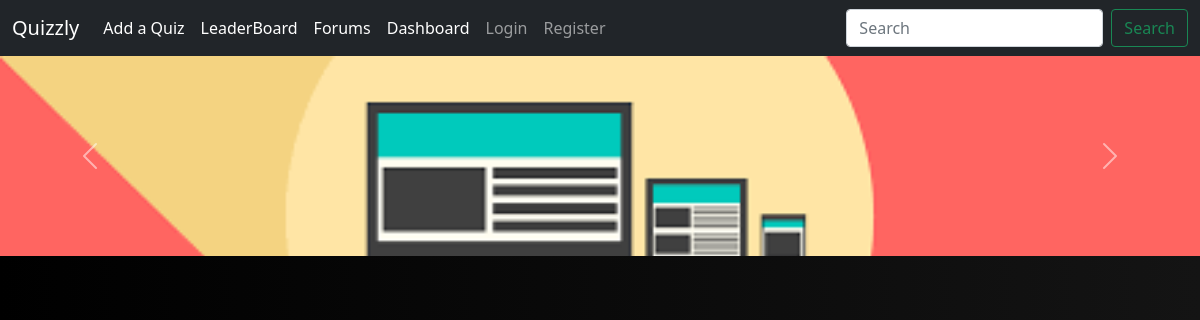
Before: /view_questions/4 with the older database file.
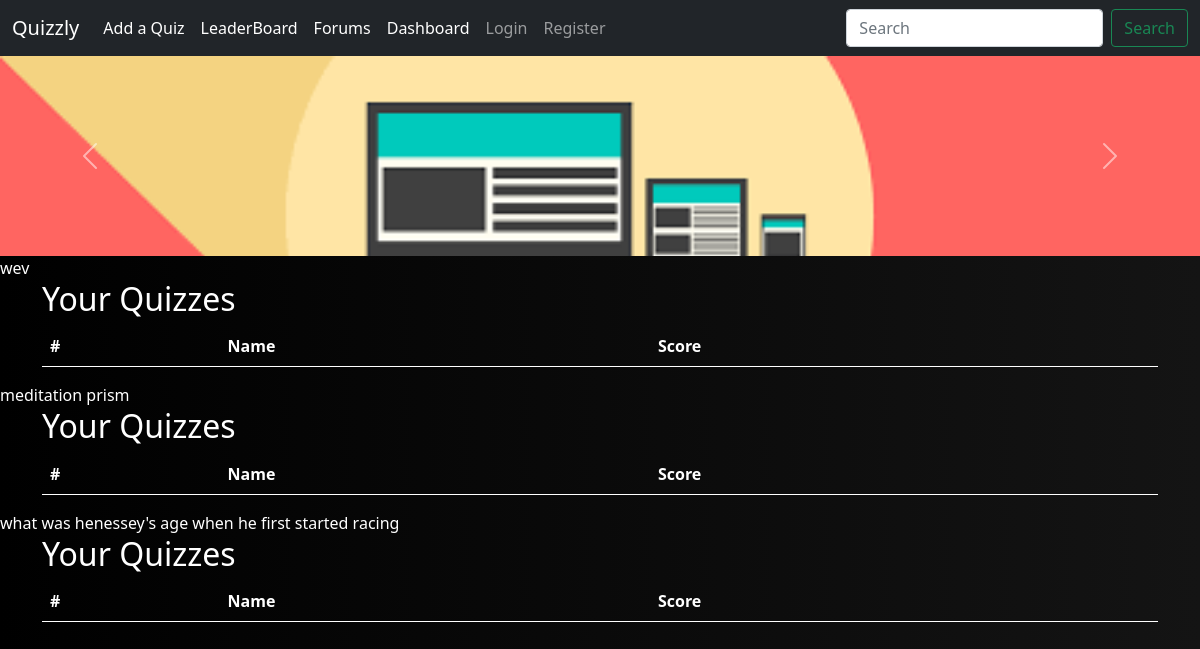
After: the same page with the newer database file.
### quizzes/models.py (models this page shows)
class Question(models.Model):
    quiz_id=models.IntegerField(default=id)
    question_no=models.IntegerField()
    problem=models.TextField()
    option_1=models.CharField(max_length=200)
    option_2=models.CharField(max_length=200)
    option_3=models.CharField(max_length=200)
    option_4=models.CharField(max_length=200,default='None of these')
    option_5=models.CharField(max_length=200,blank=True)
    option_6=models.CharField(max_length=200,blank=True)
    option_7=models.CharField(max_length=200,blank=True)
    correct_answer=MultiSelectField(choices=option_choices)
    prob_img_1=models.ImageField(upload_to="photos/%y/%m/",blank=True)
    prob_img_2=models.ImageField(upload_to="photos/%y/%m/",blank=True)
    prob_img_3=models.ImageField(upload_to="photos/%y/%m/",blank=True)
    points=models.IntegerField(default=10)
    date_created=models.DateTimeField(blank=True,default=datetime.now())
    def __str__(self):
        return str(self.quiz_id)

### quizzes/views.py (the view)
# urls.py: path('view_questions/<int:quiz_id>',views.view_questions,name='view_questions'),
def view_questions(request,quiz_id):
    all_questions=Question.objects.filter(quiz_id=quiz_id)
    print(quiz_id,all_questions,'wrvrgkbh3jkwbkuhbiubjkjbmbkbkjbjkbkbjb,mbkkjbkbjh')
    data={
        'all_questions':all_questions,
    }
    return render(request,'view_questions.html',data)

### templates/view_questions.html (shortened to what this page needs)
{% extends 'base.html' %}
{% block content %}
{% for ques in all_questions %}
{{ques.problem}}<br>
<div class="container">
    <h2>Your Quizzes</h2>
    <table class="table table-hover" style="color: white;">
        <thead>
            <tr>
                <th scope="col">#</th>
                <th scope="col">Name</th>
                <th scope="col">Score</th>
                <th scope="col"></th>
            </tr>
        </thead>
    </table>
</div>
{% endfor %}
{% endblock content %}

Changed rows visible on the page:
added Question: problem "wev"
added Question: problem "meditation prism"
added Question: problem "what was henessey's age when he first started racing"
